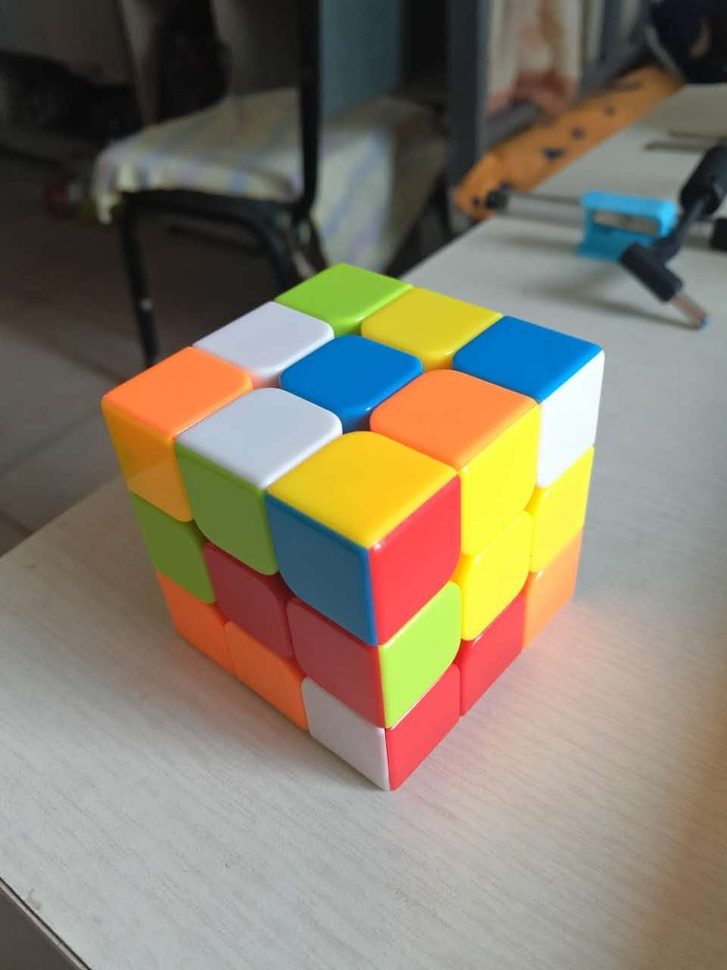
#> input picture img/3.jpg, 727 x 970 px, shrunk from 960 x 1280 before the run
$ python -i recognizer.py   (imports and definitions only)
#> lines starting #> are read from the running program, lines starting #| are printed output that depends on the picture; after the words box and inside, x2 and y2 are one past the last pixel; in counts of white or black regions, pixels touching at a corner belong together
#> further down, picture is the input picture: shape (970, 727, 3); mean B, G, R 107, 124, 133.2
#> in get_all_lines, `hsv=cv2.cvtColor(img,cv2.COLOR_BGR2HSV)`: hsv: shape (970, 727, 3); mean H, S, V 49, 67.5, 142.7
import numpy as np
import cv2
from matplotlib import pyplot as plt

def mask(bgr_img,hsv_img,low,up):
    lower_color = np.array(low)
    upper_color = np.array(up)
    mask_color = cv2.inRange(hsv_img,lower_color,upper_color)
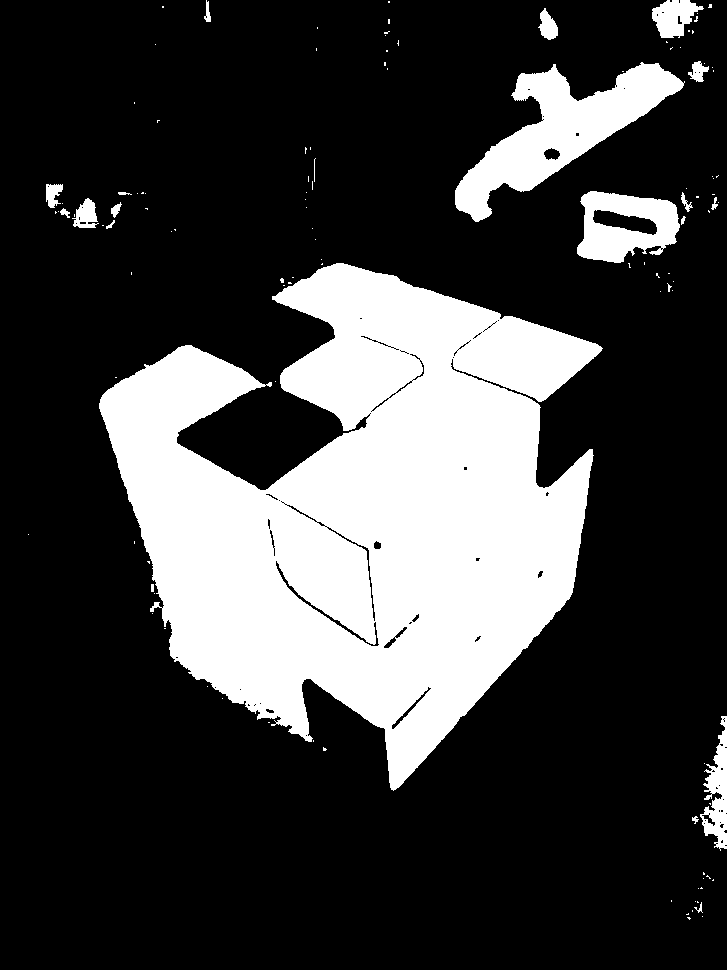
#> mask_color: shape (970, 727); 24.7% white; 118 white regions (97 under 20 px), largest, box (x1, y1, x2, y2) and area: (99, 263, 603, 791) 151383, (455, 62, 685, 222) 12990, (577, 191, 680, 263) 4667
    return cv2.bitwise_and(bgr_img,bgr_img,mask=mask_color)
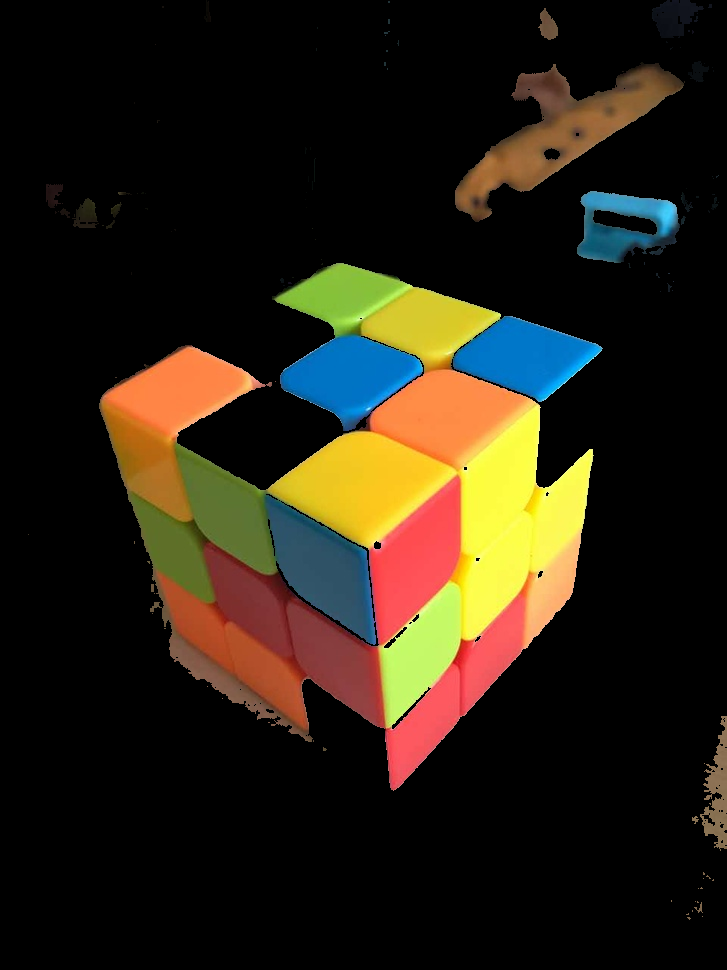
#> returned value: shape (970, 727, 3); mean of channels 0, 1, 2 19.2, 33, 40.5; drawn as B, G, R

# [31 lines left out: functions polar2cartesian, get_clusters, not called in this run]

def get_all_lines(img):
    hsv=cv2.cvtColor(img,cv2.COLOR_BGR2HSV)
    res = mask(img,hsv,[0,100,0],[179,255,255])
    dst=cv2.GaussianBlur(res,(13,13),0)
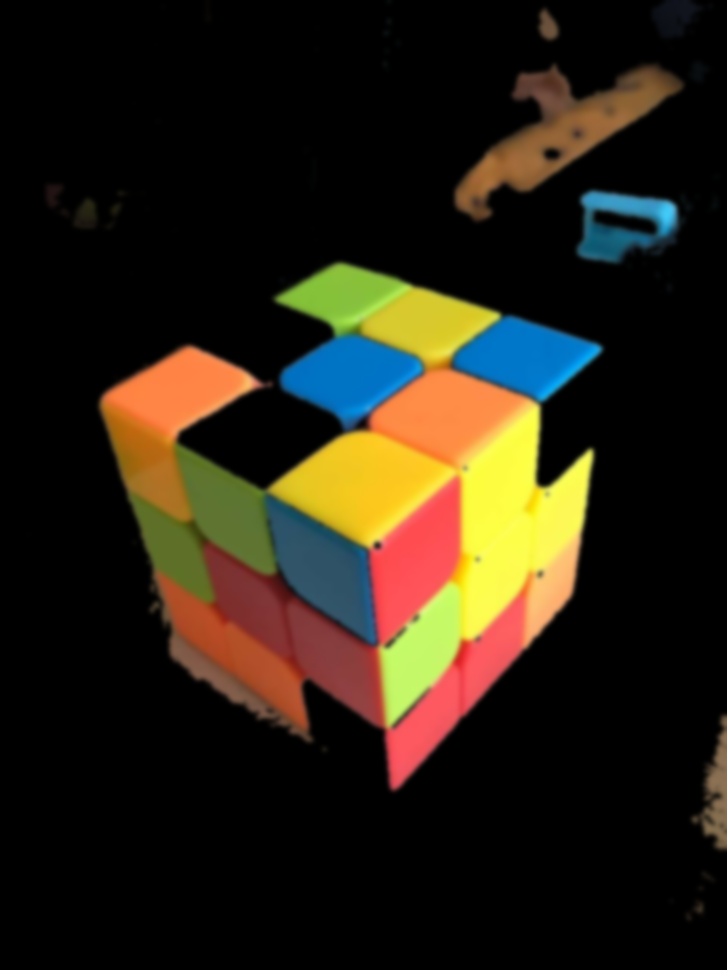
#> dst: shape (970, 727, 3); mean B, G, R 19.2, 33, 40.5
    edges = cv2.Canny(dst,100,120)
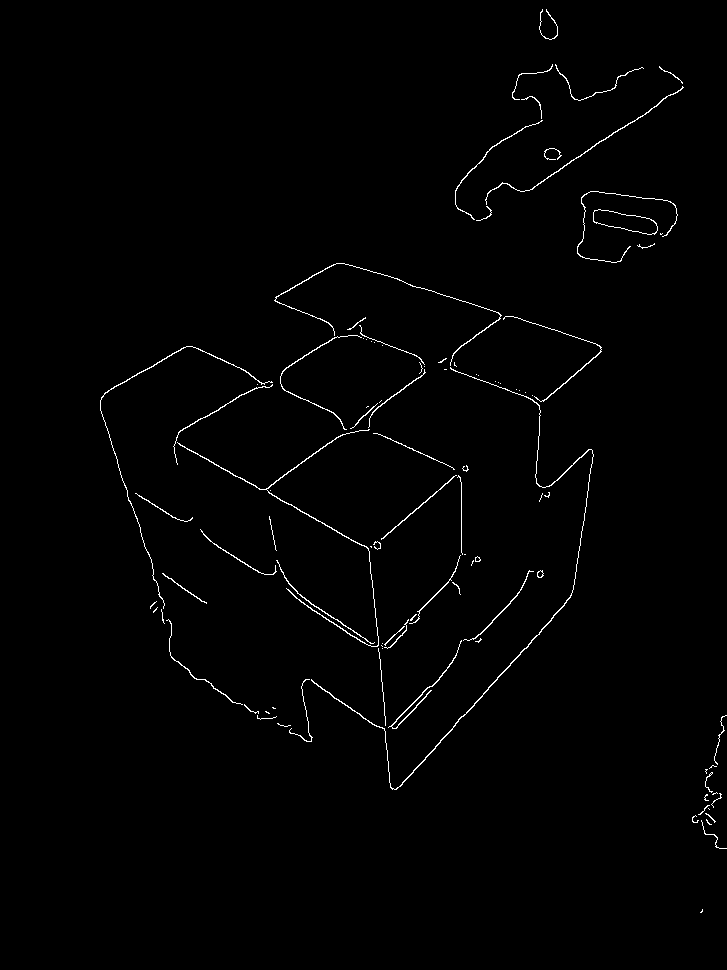
#> edges: shape (970, 727); 1% white in thin lines or dots, all inside (x1, y1, x2, y2) = (100, 9, 727, 913)
    lines = cv2.HoughLines(edges,1,np.pi/30,45)
#> lines = 36 rows, first 8: [823, 0.733], [551, 0.942], [143, 1.88], [31, 2.83], [-309, 3.04], [292, 2.09], [781, 0.733], [466, 0.942]

    return lines[0]

# [5 lines left out: function get_clusters_of_cube_by_img, not called in this run]

def get_clusters_of_cube_by_lines(lines):
    if lines is not None:
        return get_clusters(lines)


def get_boundary_line(cluster):
    pass


def get_center(cluster):
    pass


# test
# [1 line not run here, left out]
# [1 line that did not run here, left out]
# [1 line that did not run here, left out]
# [1 line that did not run here, left out]
# [1 line that did not run here, left out]

# [32 lines not run here, left out]

>>> import cv2
>>> picture = cv2.imread('img/3.jpg')
>>> result = get_all_lines(picture)
#> result = [[823, 0.733]]

$ run again, on img/2.jpg
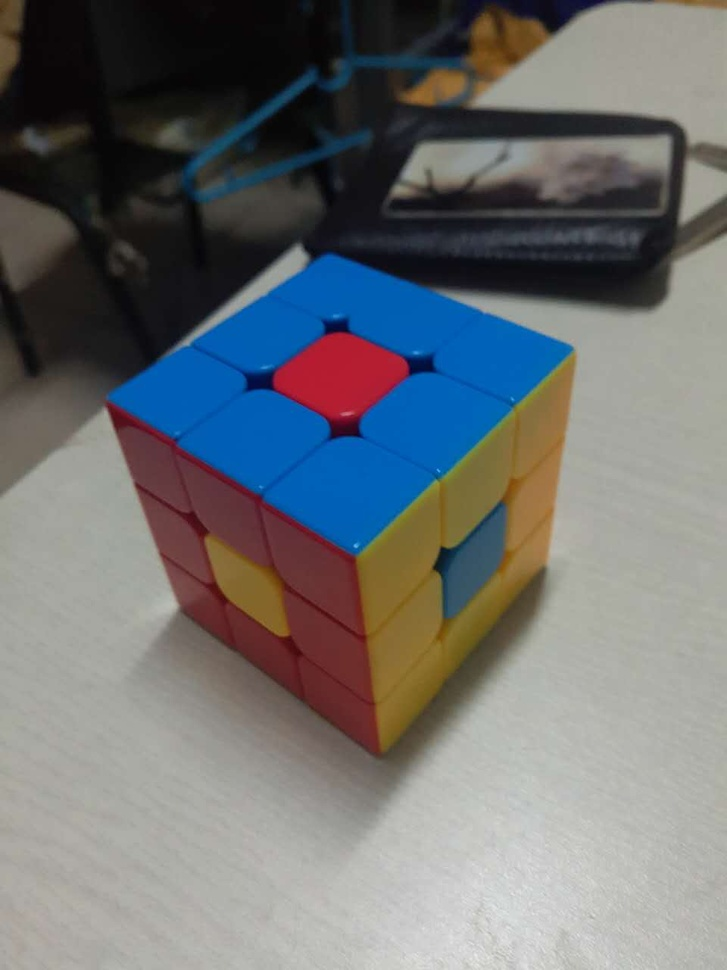
#> input picture img/2.jpg, 727 x 970 px, shrunk from 960 x 1280 before the run
#> picture is the input picture: shape (970, 727, 3); mean B, G, R 114, 112.5, 110
#> hsv: shape (970, 727, 3); mean H, S, V 52.6, 64.5, 128.1
#> in mask, `mask_color = cv2.inRange(hsv_img,lower_color,upper_color)`:
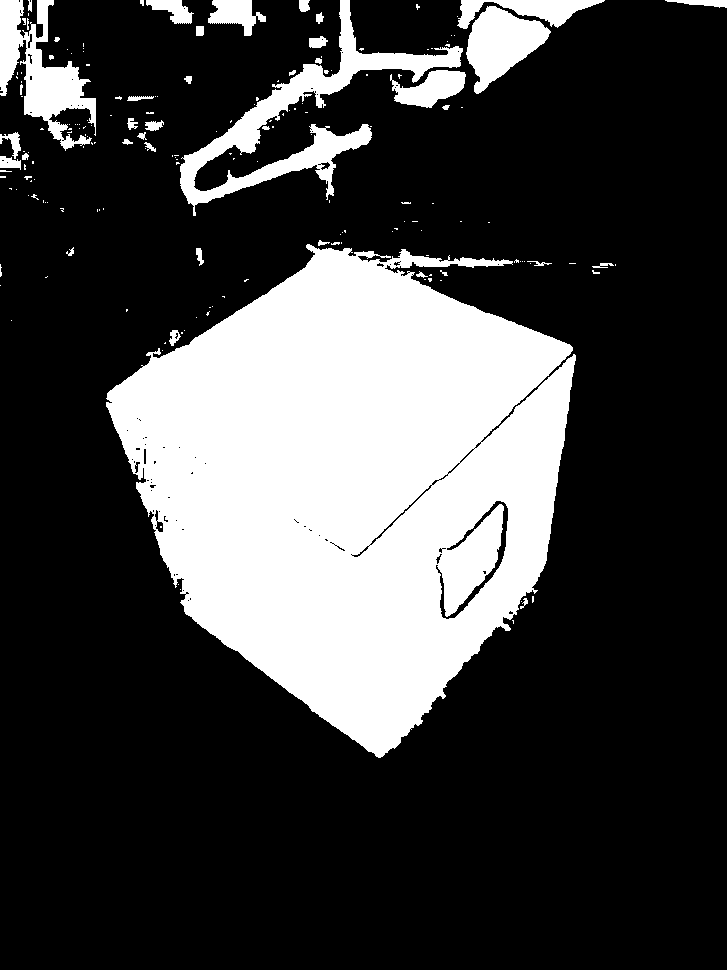
#> mask_color: shape (970, 727); 25.8% white; 183 white regions (140 under 20 px), largest, box (x1, y1, x2, y2) and area: (106, 244, 576, 758) 152969, (180, 0, 463, 216) 10837, (0, 0, 96, 151) 5952
#> in get_all_lines, `edges = cv2.Canny(dst,100,120)`:
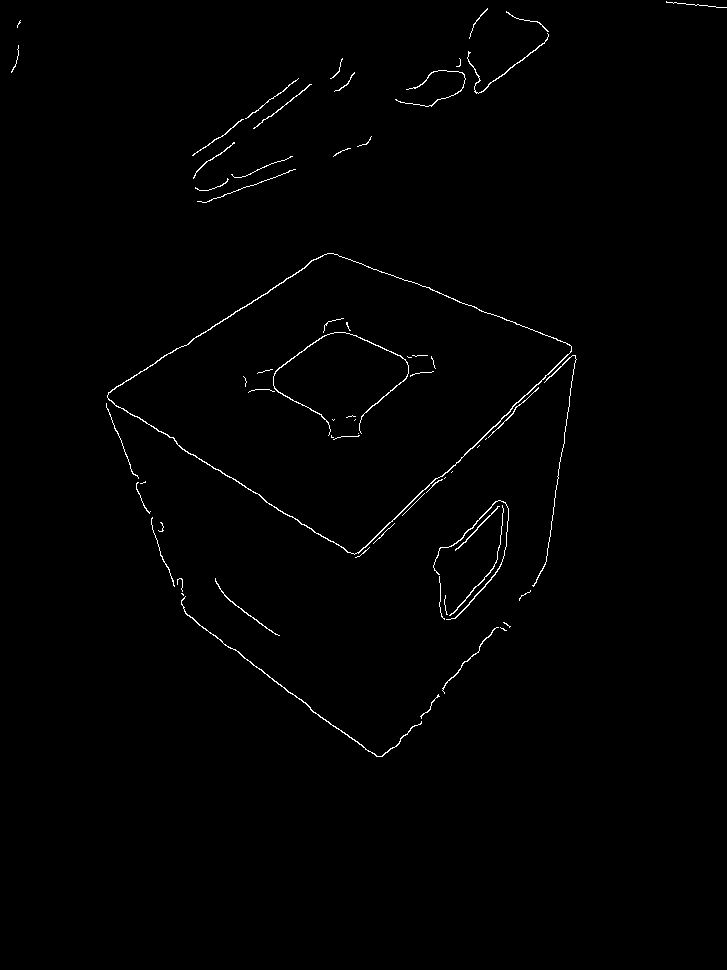
#> edges: shape (970, 727); 0.76% white in thin lines or dots, all inside (x1, y1, x2, y2) = (11, 1, 727, 757)
#> lines = 21 rows, first 8: [648, 0.838], [239, 0.942], [389, 2.2], [298, 2.09], [293, 2.09], [252, 0.942], [162, 1.99], [302, 2.09]
#> result = [[648, 0.838]]
